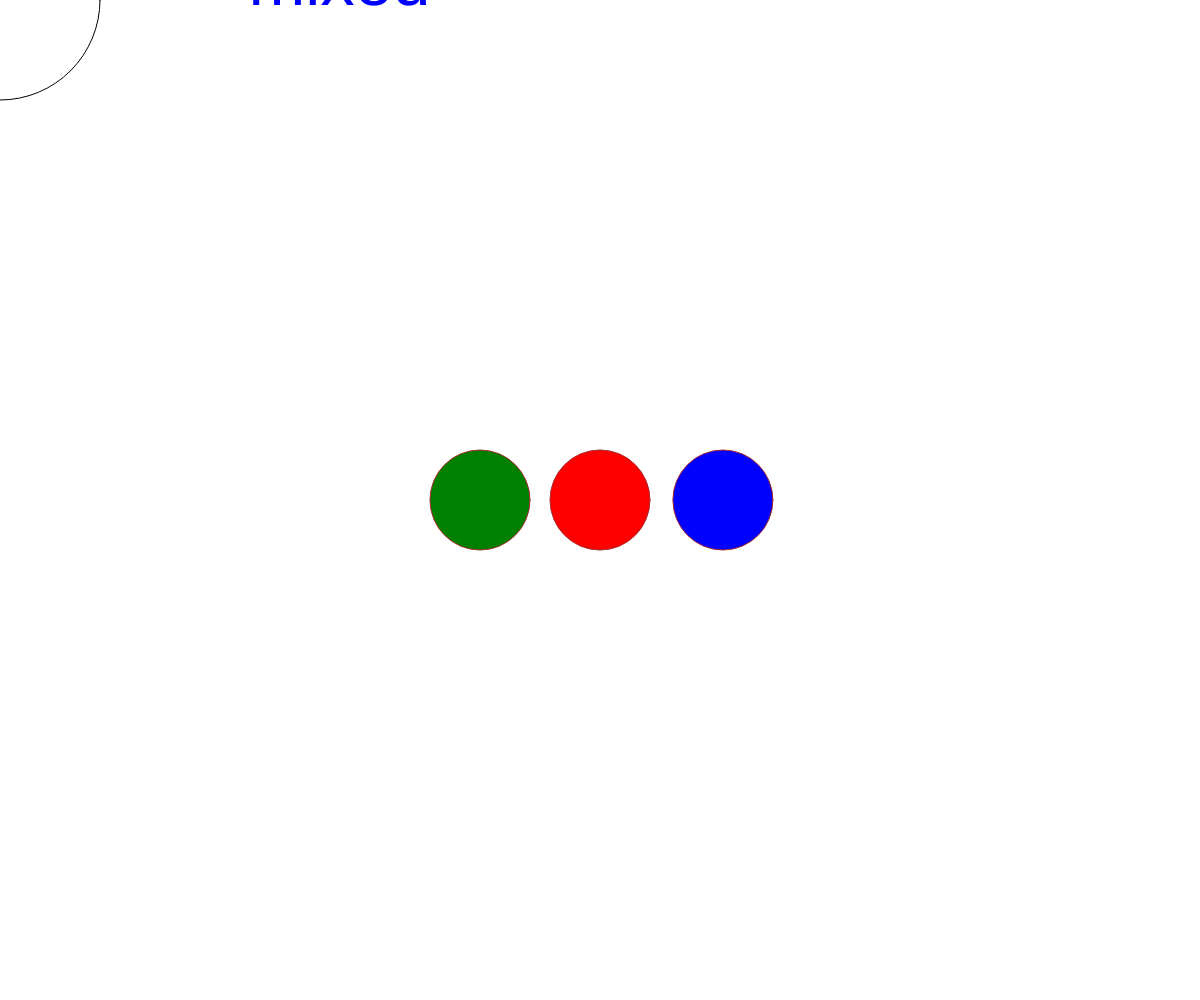
Frame 1 (no input)
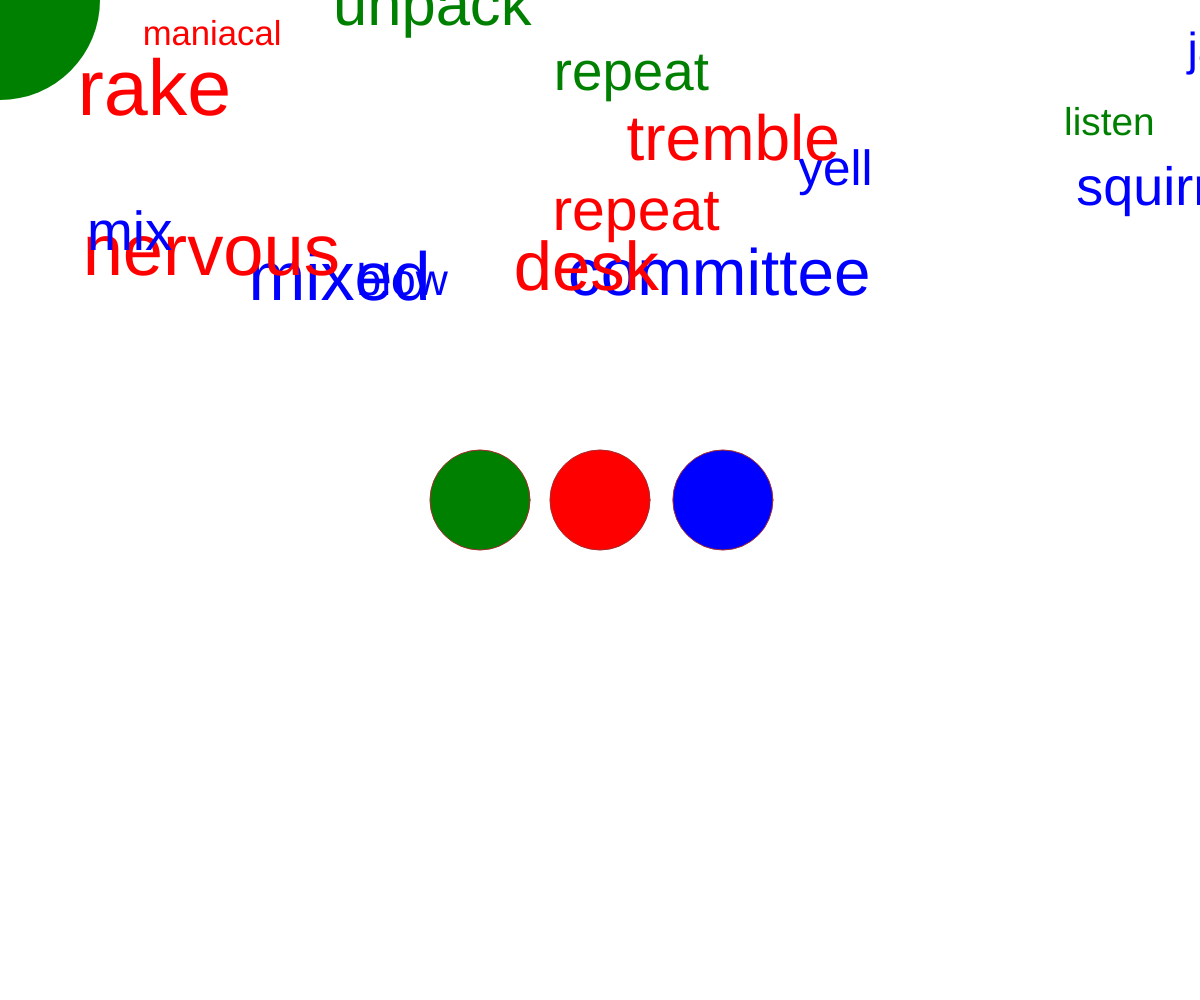
Frame 60 (no input)
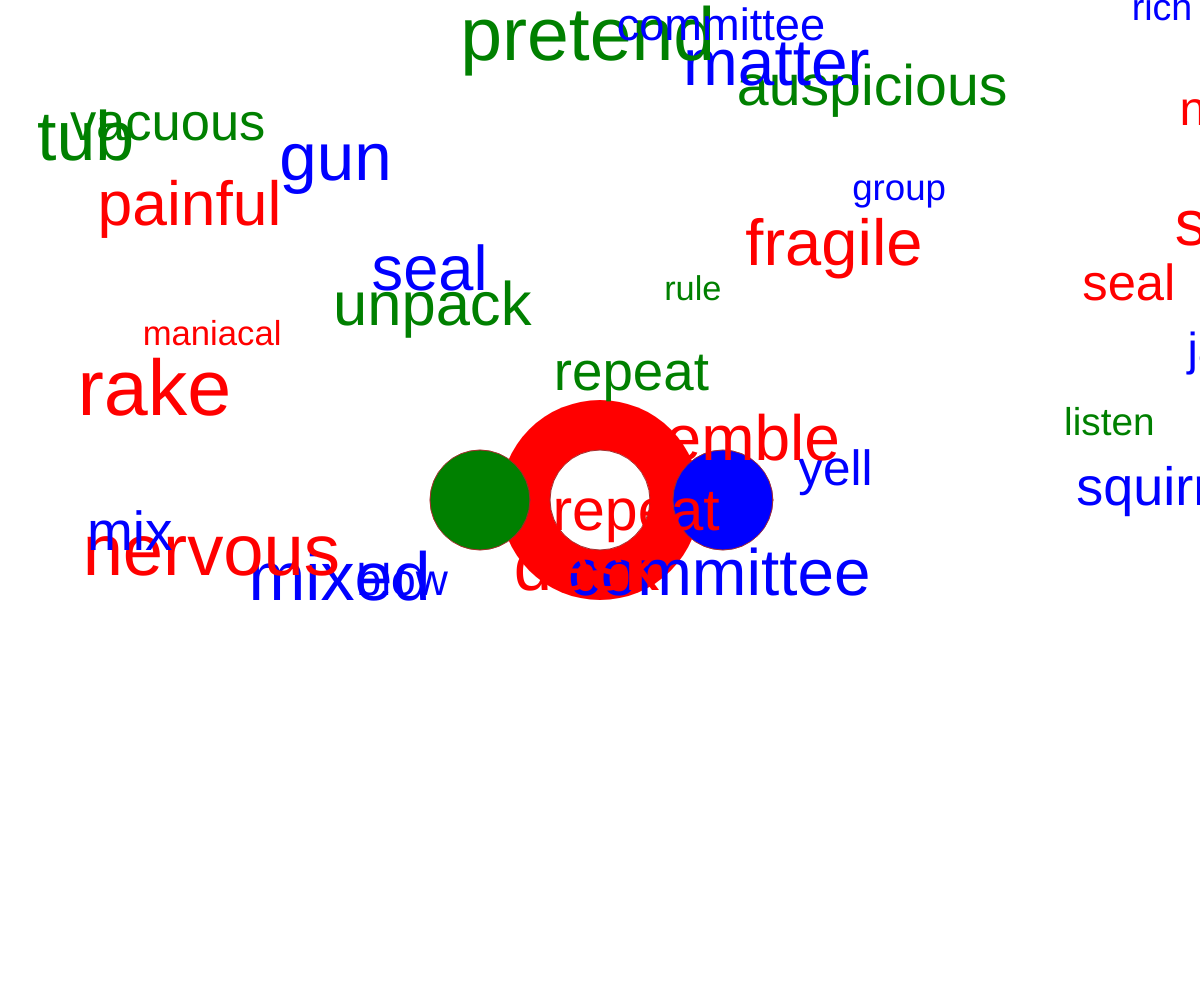
Frame 120 (the mouse pressed at the canvas centre since frame 60)

The p5.js sketch that drew these frames (run headless with seeded random() and noise() and a simulated clock; from frame 60 on, the mouse is pressed at the canvas centre):

// p5.js sketch
// ── sketch.js
//this is the canvas//

let actualW = [];

function setup() {
    createCanvas (windowWidth, windowHeight);
    let t = new Words();
    let blood = new RedButton();
    let grass = new GreenButton();
    let water = new BlueButton();


    actualW.push(t);

}

setInterval(
  function letsgoboy() {
  let t = new Words();
  actualW.push(t);
}, 100)


function draw() {

    background( 'white')
    frameRate(60);

    ellipse(mouseX, mouseY, 200);
    fill('white');
    // redbluegreen functions from classes//
    let blood = new RedButton();
    let grass = new GreenButton();
    let water = new BlueButton();
    blood.overRedButton();
    blood.clickRedButton();
    grass.overGreenButton();
    grass.clickGreenButton();
    water.overBlueButton();
    water.clickBlueButton();
    blood.showButton();
    grass.showButton();
    water.showButton();
    //word functions
    function mousePressed() {}
    for( let i = 0; i < actualW.length; i++){
      actualW[i].moveDown();
      actualW[i].showWord();
      actualW[i].highLight();
    }

  }

// ── button.js
//this is a class for clicking objects which will delete words//


class RedButton{
    constructor() {
      this.buttonX = windowWidth / 2;
      this.buttonY = windowHeight / 2;
      this.buttonR = 100;
      this.buttonColor = 'red';

    }

    showButton() {
      stroke( 'brown' );
      fill(this.buttonColor);
      ellipse(this.buttonX, this.buttonY, this.buttonR);
    }

    overRedButton() {
      let d = dist(this.buttonX, this.buttonY, mouseX, mouseY);

      if( d < this.buttonR / 2 ) {
        this.buttonColor = 'crimson';
       };

      }

    clickRedButton() {
        let d = dist(this.buttonX, this.buttonY, mouseX, mouseY);
        if( d < this.buttonR / 2 && mouseIsPressed ) {
        this.buttonColor = 'white';}
}
}
class GreenButton{
    constructor() {
      this.buttonX = windowWidth / 2.5;
      this.buttonY = windowHeight / 2;
      this.buttonR = 100;
      this.buttonColor = 'green';
      this.text = "Reset."
      this.textsize = 40
      this.textColor = 'black'
    }

    showButton() {
      stroke( 'brown' );
      fill(this.buttonColor);
      ellipse(this.buttonX, this.buttonY, this.buttonR);

      textSize(40, this.buttonx, this.buttony);
      text("goodbye", this.buttonx, this.buttony);
      fill("black");
      text("goodbye", this.buttonx, this.buttony);
    }


    overGreenButton() {
      let d = dist(this.buttonX, this.buttonY, mouseX, mouseY);

      if( d < this.buttonR / 2 ){
        this.buttonColor = 'teal';
      };
    }

    clickGreenButton() {
        let d = dist(this.buttonX, this.buttonY, mouseX, mouseY);
        if( d < this.buttonR / 2 && mouseIsPressed ) {
        this.buttonColor = 'white'
        actualW.length = 0;

        }
      }
    }



class BlueButton{
    constructor() {
      this.buttonX = windowWidth / 1.66;
      this.buttonY = windowHeight / 2;
      this.buttonR = 100;
      this.buttonColor = 'blue';

    }

    showButton() {
      stroke( 'brown' );
      fill(this.buttonColor);
      ellipse(this.buttonX, this.buttonY, this.buttonR);
    }

    overBlueButton() {
      let d = dist(this.buttonX, this.buttonY, mouseX, mouseY);

      if( d < this.buttonR / 2 ) {
        this.buttonColor = 'cyan';}}

        clickBlueButton() {
            let d = dist(this.buttonX, this.buttonY, mouseX, mouseY);
            if( d < this.buttonR / 2 && mouseIsPressed ) {
            this.buttonColor = 'white';;

}}
}

// ── wordarray.js

var threeColors = ['red', 'green', 'blue'];

var wordArray = [
"gun",
"hate",
"mark",
"wise",
"square",
"tub",
"wry",
"frail",
"sable",
"stamp",
"observation",
"flowers",
"offend",
"condemned",
"melt",
"short",
"sister",
"remember",
"damaged",
"boil",
"spiteful",
"fit",
"madly",
"fail",
"try",
"girl",
"quixotic",
"canvas",
"present",
"unpack",
"laughable",
"smile",
"fine",
"thirsty",
"blow",
"pretty",
"repeat",
"stitch",
"tip",
"inexpensive",
"pretend",
"existence",
"summer",
"strong",
"steel",
"repair",
"greedy",
"dramatic",
"level",
"group",
"coil",
"questionable",
"auspicious",
"sheet",
"voyage",
"humdrum",
"uptight",
"simple",
"house",
"yell",
"abandoned",
"jumpy",
"aspiring",
"stuff",
"disgusting",
"fowl",
"cloudy",
"wren",
"cheap",
"mixed",
"barbarous",
"soup",
"live",
"tremble",
"post",
"obtain",
"sand",
"deafening",
"stranger",
"sleep",
"committee",
"stir",
"trap",
"owe",
"nonstop",
"substance",
"disturbed",
"giants",
"squirrel",
"versed",
"reign",
"consider",
"copy",
"invent",
"seal",
"rock",
"tremendous",
"psychotic",
"design",
"ill-fated",
"snow",
"offbeat",
"ignore",
"succeed",
"taste",
"beg",
"connection",
"scintillating",
"colorful",
"watch",
"morning",
"stick",
"unbecoming",
"repulsive",
"descriptive",
"vanish",
"wrong",
"filthy",
"zephyr",
"butter",
"maniacal",
"need",
"matter",
"terrific",
"listen",
"perpetual",
"late",
"wholesale",
"smelly",
"painful",
"fragile",
"swift",
"report",
"carry",
"tense",
"desk",
"dislike",
"quack",
"toe",
"wriggle",
"gun",
"arrest",
"lively",
"fire",
"squeak",
"astonishing",
"protest",
"mix",
"kindhearted",
"hesitant",
"sharp",
"realise",
"nail",
"sturdy",
"knowing",
"exuberant",
"direction",
"rule",
"train",
"committee",
"rob",
"mysterious",
"happen",
"step",
"outgoing",
"simple",
"tour",
"fairies",
"count",
"list",
"guitar",
"rich",
"dependent",
"salt",
"verdant",
"slope",
"drip",
"locket",
"goofy",
"half",
"bewildered",
"frightening",
"girls",
"sudden",
"town",
"vacuous",
"nervous",
"camp",
"work",
"slow",
"sparkle",
"fair",
"linen",
"jam",
"cart",
"night",
"observation",
"ordinary",
"rake",
"competition"];

// ── words.js
//This is the class for the words we're pulling out of the array//


class Words {
    constructor() {
      this.wordHue = int(random(0, threeColors.length));
      this.wordX = random(0, windowWidth);
      this.wordY = 0;
      this.wordTextSize = random( 33, 80 );
      this.wordString = int(random(0, wordArray.length));
      this.realWordHue = threeColors[this.wordHue];
      this.textWidth = textWidth(wordArray[this.wordString])
}
//-----------------------
  moveDown() {
      this.wordY = this.wordY + 5;
  }
//--------------------------------
  showWord() {

    noStroke();
    textSize(this.wordTextSize);
    text(wordArray[this.wordString], this.wordX, this.wordY);
    fill(this.realWordHue);
  }
//----------------------------
highLight() {

   let d = dist(windowWidth, windowHeight, mouseX, mouseY);

    if( d < windowWidth / 2 ) {
    this.realWordHue = 'white'}
  }






//-----------------------------
}
